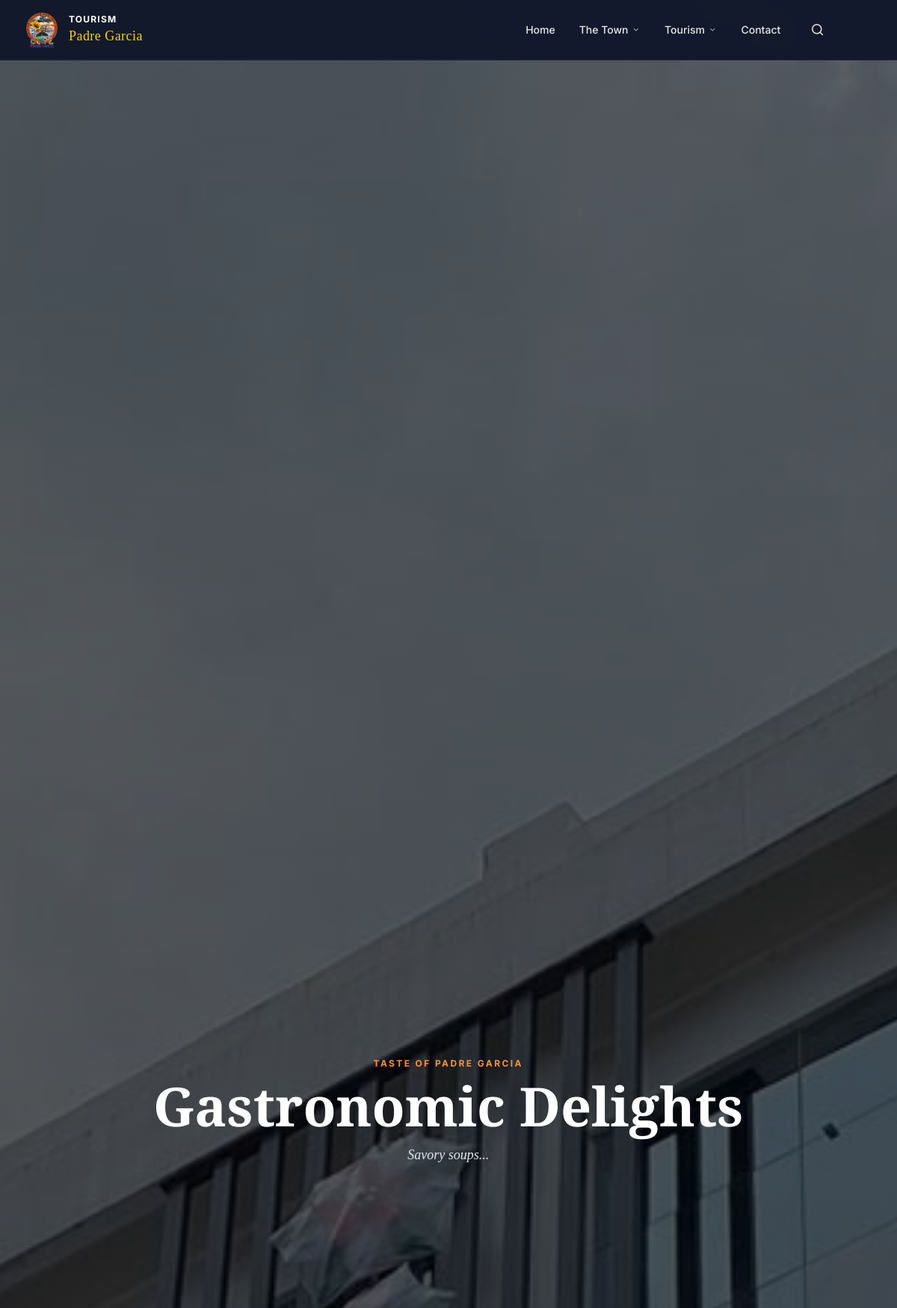
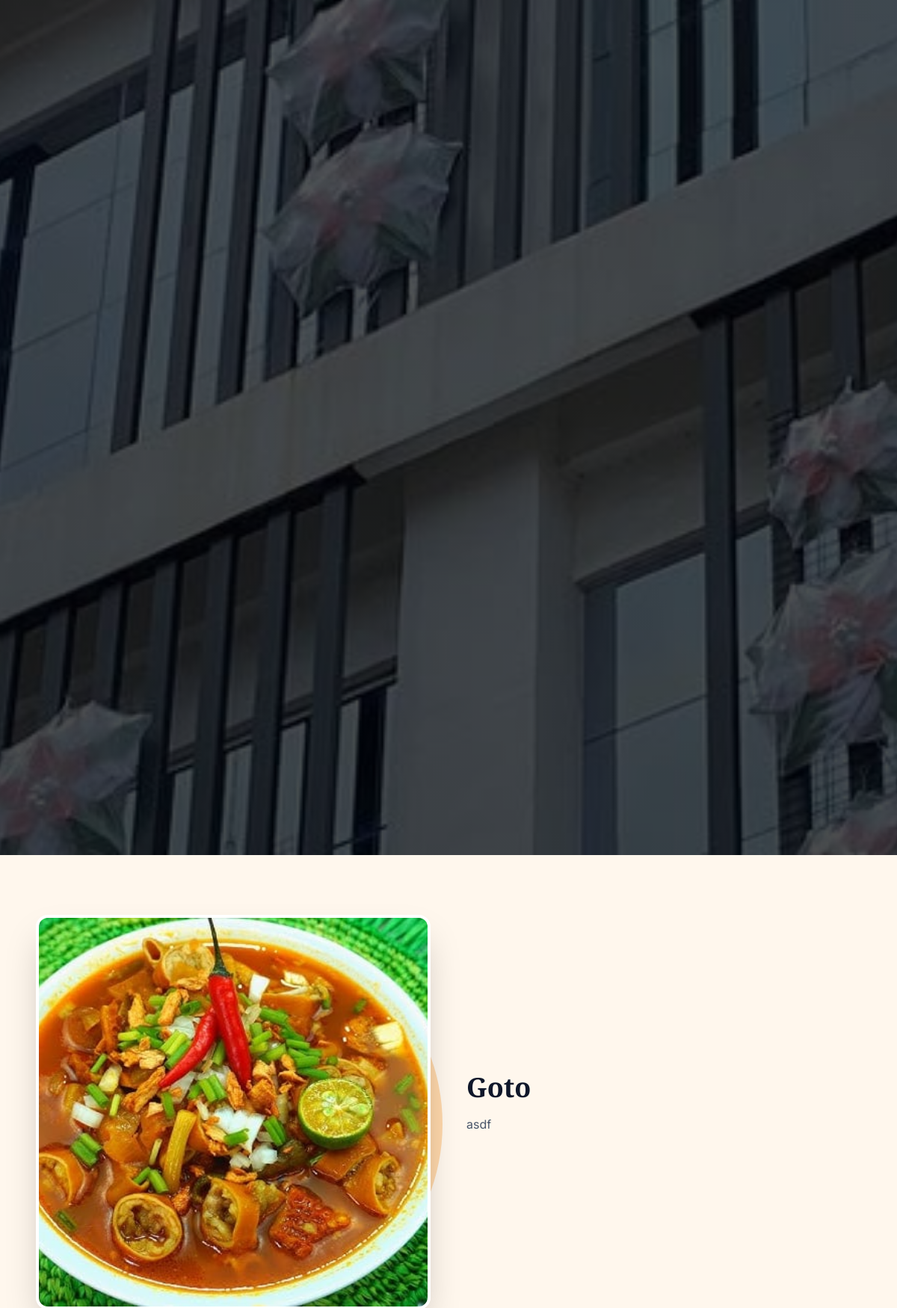
The app's page /food (upper part) with its own data (2 pictures, top to bottom).
### webapp/models.py (models this page shows)
class SiteContent(db.Model):
    id = db.Column(db.Integer, primary_key=True)
    key = db.Column(db.String(100), unique=True, nullable=False)
    value = db.Column(db.Text, nullable=True)

class FoodDish(db.Model):
    id = db.Column(db.Integer, primary_key=True)
    name = db.Column(db.String(150), nullable=False)
    tagline = db.Column(db.String(150), nullable=True) # e.g., "Signature Dish"
    description = db.Column(db.Text, nullable=True)
    image_url = db.Column(db.String(500), nullable=True)
    link_url = db.Column(db.String(500), nullable=True)

### webapp/views.py (the view)
@views.route("/food")
def food():
    content = get_common_content()
    dishes = FoodDish.query.all()
    sweets = SweetTreat.query.all()
    defaults = {
        'food_hero_title': 'Gastronomic Delights',
        'food_hero_sub': 'Taste of Padre Garcia',
        'food_hero_desc': 'Discover the rich, savory flavors and sweet delicacies that define our culture.',
        'food_hero_bg': url_for('static', filename='images/food_hero.jpg'),
        'food_s3_title': 'Sweets & Pasalubong',
        'food_s3_desc': 'Take home a piece of Padre Garcia with our local treats.'
    }
    for k, v in defaults.items(): content[k] = get_content(k, v)
    return render_template("food.html", content=content, dishes=dishes, sweets=sweets)

### webapp/views.py (called while the page is built, shortened)
def get_content(key, default=""):
    content = SiteContent.query.filter_by(key=key).first()
    return content.value if content else default

@views.before_app_request
def check_maintenance():
    try:
        setting = SiteContent.query.filter_by(key='site_maintenance_mode').first()
        is_maintenance = (setting.value == 'true') if setting else False
    except:
        is_maintenance = False
    if not is_maintenance:
        return None

### webapp/templates/food.html (shortened to what this page needs)
{% extends "base.html" %}
{% block content %}
<header class="food-hero h-[50vh] flex items-center justify-center relative pt-20">
    <div class="text-center text-white z-10 px-4" data-aos="zoom-in">
        <span class="text-orange-400 uppercase tracking-[0.2em] text-xs font-bold mb-3 block">{{ content.food_hero_sub }}</span>
        <h1 class="text-5xl md:text-7xl font-bold serif-head mb-4">{{ content.food_hero_title }}</h1>
        <p class="text-slate-200 text-lg max-w-2xl mx-auto italic serif-text">
            {{ content.food_hero_desc }}
        </p>
    </div>
</header>
<div class="bg-white">
    {% if dishes %}
        {% for dish in dishes %}
        <section class="py-20 {{ 'bg-orange-50' if loop.index0 % 2 == 0 else 'bg-white' }}">
            <div class="max-w-6xl mx-auto px-6">
                <div class="grid grid-cols-1 md:grid-cols-2 gap-12 items-center">
                    <div class="relative group {{ 'order-1' if loop.index0 % 2 == 0 else 'order-1 md:order-2' }}" data-aos="{{ 'fade-right' if loop.index0 % 2 == 0 else 'fade-left' }}">
                        <div class="relative rounded-2xl overflow-hidden shadow-2xl border-4 border-white aspect-square">
                            {% if dish.link_url %}
                            <a href="{{ dish.link_url }}" target="_blank" class="block w-full h-full relative cursor-pointer group/link">
                                <img src="{{ url_for('static', filename=dish.image_url.replace('static/', '')) if 'static/uploads' in dish.image_url else dish.image_url }}" class="w-full h-full object-cover transform hover:scale-105 transition duration-700">
                                <div class="absolute inset-0 bg-black/30 opacity-0 group-hover/link:opacity-100 transition duration-300 flex items-center justify-center">
                                    <div class="bg-white/90 text-slate-800 px-4 py-2 rounded-full font-bold text-sm flex items-center gap-2 shadow-lg">
                                        <i class="ri-external-link-line text-lg"></i> Visit Link
                                    </div>
                                </div>
                            </a>
                            {% else %}
                                <img src="{{ url_for('static', filename=dish.image_url.replace('static/', '')) if 'static/uploads' in dish.image_url else dish.image_url }}" class="w-full h-full object-cover transform hover:scale-105 transition duration-700">
                            {% endif %}
                        </div>
                    </div>
                    <div class="{{ 'order-2' if loop.index0 % 2 == 0 else 'order-2 md:order-1' }}" data-aos="{{ 'fade-left' if loop.index0 % 2 == 0 else 'fade-right' }}">
                        <h2 class="text-4xl font-bold text-slate-900 serif-head mb-4">{{ dish.name }}</h2>
                        <p class="text-slate-600 leading-relaxed mb-6 text-justify whitespace-pre-wrap">{{ dish.description }}</p>
                    </div>
                </div>
            </div>
        </section>
        {% endfor %}
    {% else %}
        <section class="py-20 text-center">
            <p class="text-slate-500 italic">More main dishes will be featured here soon.</p>
        </section>
    {% endif %}
</div>
{% endblock %}

### webapp/templates/base.html (shortened to what this page needs)
<!DOCTYPE html>
<html lang="en">
<head>
    <script src="https://cdn.tailwindcss.com/3.4.16"></script>
    <link href="https://cdnjs.cloudflare.com/ajax/libs/remixicon/4.1.0/remixicon.min.css" rel="stylesheet">
    <link href="https://unpkg.com/aos@2.3.1/dist/aos.css" rel="stylesheet">
</head>
<body class="flex flex-col min-h-screen {% block body_class %}{% endblock %}">
    {% block navbar %}
    <nav class="fixed top-0 left-0 right-0 w-full z-50 bg-slate-900/95 backdrop-blur-md border-b border-white/10 transition-all duration-300 default-nav"
        id="main-nav">
        <div class="max-w-7xl mx-auto px-4 sm:px-6 lg:px-8">
            <div class="flex justify-between items-center h-16 sm:h-20">
                <a href="{{ url_for('views.home') }}"
                    class="flex items-center gap-2 sm:gap-3 group shrink-0 relative z-50">
                    {% if content and content.site_logo %}
                    <img src="{{ url_for('static', filename=content.site_logo.replace('static/', '')) if 'static/uploads' in content.site_logo else content.site_logo }}"
                        alt="Tourism Padre Garcia"
                        class="h-10 sm:h-12 w-auto object-contain transition group-hover:scale-105">
                    <div class="flex flex-col">
                        <span
                            class="text-white font-bold tracking-widest text-[9px] sm:text-xs uppercase leading-tight">Tourism</span>
                        <span
                            class="text-yellow-400 font-serif text-sm sm:text-lg leading-none tracking-wide whitespace-nowrap">Padre
                            Garcia</span>
                    </div>
                    {% endif %}
                </a>
                <div class="hidden md:flex items-center gap-5 lg:gap-8">
                    <a href="{{ url_for('views.home') }}"
                        class="{{ 'text-yellow-400 font-bold border-b-2 border-yellow-400' if request.endpoint == 'views.home' else 'text-white/90 hover:text-white' }} text-sm font-medium transition py-1">Home</a>
                    <div class="relative group h-full flex items-center">
                        <button
                            class="flex items-center gap-1 text-white/90 hover:text-white text-sm font-medium transition focus:outline-none py-4">
                            The Town <i
                                class="ri-arrow-down-s-line text-xs opacity-70 group-hover:rotate-180 transition-transform duration-300"></i>
                        </button>
                    </div>
                    <div class="relative group h-full flex items-center">
                        <button
                            class="flex items-center gap-1 text-white/90 hover:text-white text-sm font-medium transition focus:outline-none py-4">
                            Tourism <i
                                class="ri-arrow-down-s-line text-xs opacity-70 group-hover:rotate-180 transition-transform duration-300"></i>
                        </button>
                    </div>
                    <a href="{{ url_for('views.contacts') }}"
                        class="{{ 'text-yellow-400 font-bold border-b-2 border-yellow-400' if request.endpoint == 'views.contacts' else 'text-white/90 hover:text-white' }} text-sm font-medium transition py-1">Contact</a>
                    <button onclick="openSearchModal()" class="text-white/90 hover:text-yellow-400 transition ml-2 text-lg focus:outline-none" title="Search (Ctrl+K)">
                        <i class="ri-search-line"></i>
                    </button>
                </div>
            </div>
        </div>
    </nav>
    {% endblock %}
    <main class="flex-grow">
        {% block content %}{% endblock %}
    </main>
</body>
</html>

### webapp/templates/base.html (style rules this page uses)
html, body { overflow-x: hidden; width: 100%; margin: 0; padding: 0; background-color: #f8fafc; transition: all 0.3s ease; }

### records on screen
SiteContent: value (picture)
SiteContent: food_hero_sub "TASTE OF PADRE GARCIA"
SiteContent: food_hero_title "Gastronomic Delights"
SiteContent: food_hero_desc "Savory soups..."
FoodDish: image_url (picture), name "Goto", description "asdf"
